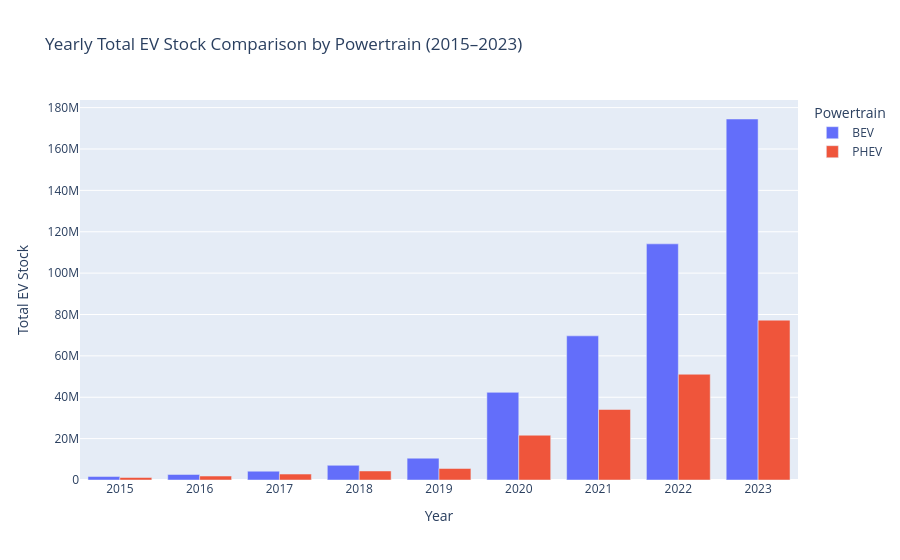

Source (notebook cell):
### Markdown cell above
---
## 5. Powertrain growth comparison over the years

**Goal:** Visualize and compare the growth of stock ad charging stations between year 2010 to 2023

### Code cell
# Filter BEV & PHEV only and restrict to data before 2024
df_powertrain = df_ev_stock[
    (df_ev_stock['powertrain'].isin(['BEV', 'PHEV'])) &
    (df_ev_stock['year'] >= 2015) &
    (df_ev_stock['year'] < 2024)
].copy()

# Compute total EV stock per year per powertrain
df_yearly_totals = (
    df_powertrain.groupby(['year', 'powertrain'])['value']
    .sum()
    .reset_index()
)

# Create comparison bar chart
fig = px.bar(
    df_yearly_totals,
    x="year",
    y="value",
    color="powertrain",      # BEV vs PHEV comparison
    barmode="group",         # side-by-side bars
    title="Yearly Total EV Stock Comparison by Powertrain (2015–2023)"
)

fig.update_layout(
    xaxis_title="Year",
    yaxis_title="Total EV Stock",
    legend_title="Powertrain",
)

fig.show()

### Figure 1 — Plotly figure (JSON) as saved in the notebook; plotly's stock layout.template omitted (floating-point values rounded to 4 significant figures)
{"data": [{"alignmentgroup": "True", "hovertemplate": "powertrain=BEV<br>year=%{x}<br>value=%{y}<extra></extra>", "legendgroup": "BEV", "marker": {"color": "#636efa", "pattern": {"shape": ""}}, "name": "BEV", "offsetgroup": "BEV", "orientation": "v", "showlegend": true, "textposition": "auto", "type": "bar", "x": [2015, 2016, 2017, 2018, 2019, 2020, 2021, 2022, 2023], "xaxis": "x", "y": [1672029, 2678184, 4252120, 7094770, 10528500, 42356690, 69672280, 114147600, 174500300], "yaxis": "y"}, {"alignmentgroup": "True", "hovertemplate": "powertrain=PHEV<br>year=%{x}<br>value=%{y}<extra></extra>", "legendgroup": "PHEV", "marker": {"color": "#EF553B", "pattern": {"shape": ""}}, "name": "PHEV", "offsetgroup": "PHEV", "orientation": "v", "showlegend": true, "textposition": "auto", "type": "bar", "x": [2015, 2016, 2017, 2018, 2019, 2020, 2021, 2022, 2023], "xaxis": "x", "y": [1201634, 1909279, 2867311, 4358760, 5564667, 21645470, 34072870, 51110680, 77254170], "yaxis": "y"}], "layout": {"barmode": "group", "legend": {"title": {"text": "Powertrain"}, "tracegroupgap": 0}, "title": {"text": "Yearly Total EV Stock Comparison by Powertrain (2015–2023)"}, "xaxis": {"anchor": "y", "domain": [0, 1], "title": {"text": "Year"}}, "yaxis": {"anchor": "x", "domain": [0, 1], "title": {"text": "Total EV Stock"}}}}
